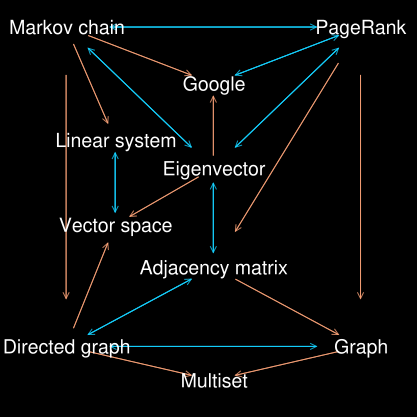

The Julia source for this figure:
## Save the small wikipedia graph
using SparseArrays
A = [0 1 1 1 1 0 1 0 0 0
     1 0 0 0 0 0 0 0 0 0
     0 0 0 0 1 1 1 0 0 0
     1 1 0 0 1 1 0 1 0 0
     1 1 1 1 0 0 0 0 1 0
     0 0 1 0 0 0 1 0 1 1
     0 0 0 0 0 1 0 0 0 1
     0 0 0 0 0 0 0 0 1 0
     0 0 0 0 0 0 0 1 0 0
     0 0 0 0 0 0 0 0 0 0]
A = sparse(A)
pages = ["PageRank", "Google", "Adjacency matrix",
"Markov chain", "Eigenvector", "Directed graph",
"Graph", "Linear system", "Vector space", "Multiset"]
ei,ej = findnz(A)
xy = [1.5 6.5;0 5.5; 0 2.25; -1.5 6.5; 0 4; -1.5 0.85; 1.5 0.85; -1 4.5; -1 3; 0 0.25]
##
using DelimitedFiles
writedlm("wiki-simple.edges", [ei ej])
writedlm("wiki-simple.xy", xy)
writedlm("wiki-simple.nodes", pages)
##
using GraphRecipes
#graphplot(ei,ej, x=xy[:,1], y=xy[:,2])
B = A.*A'
U = A - B # we need A' so that the ei, ej plots

graphplot(findnz(triu(B,1))[1:2]..., x = xy[:,1], y = xy[:,2],
  markercolor=nothing, markerstrokecolor=:white, curves=false,
  markersize=0,
  linecolor=1, linealpha=0.8, linewidth=0.7, arrow=:both, shorten=0.85,
  axis_buffer=0.5, background=nothing)

graphplot!(findnz(U)[1:2]..., x = xy[:,1], y = xy[:,2],
  markercolor=nothing, markerstrokecolor=:white, curves=false, curvature_scalar = -0.4,
  markersize=0,
   linecolor=2, linealpha=0.8, linewidth=0.7, arrow = :tail, shorten=0.85,
  axis_buffer=0.5, background=nothing)

xlims!(xlims().*1.2)
for i=1:10
  annotate!(xy[i,1],xy[i,2],text(pages[i],9,:white))
end
plot!(size=(300,300))
savefig("wiki-simple.pdf")

##
using GraphRecipes
#graphplot(ei,ej, x=xy[:,1], y=xy[:,2])
B = A.*A'
U = A - B # we need A' so that the ei, ej plots

graphplot(findnz(triu(B,1))[1:2]..., x = xy[:,1], y = xy[:,2],
  markercolor=nothing, markerstrokecolor=:white, curves=false,
  markersize=0,
  linecolor=1, linealpha=0.8, linewidth=0.7, arrow=:both, shorten=0.85,
  axis_buffer=0.5, background=nothing)

graphplot!(findnz(U)[1:2]..., x = xy[:,1], y = xy[:,2],
  markercolor=nothing, markerstrokecolor=:white, curves=false, curvature_scalar = -0.4,
  markersize=0,
   linecolor=2, linealpha=0.8, linewidth=0.7, arrow = :tail, shorten=0.85,
  axis_buffer=0.5, background=nothing)

xlims!(xlims().*1.2)
for i=1:10
  annotate!(xy[i,1],xy[i,2],text("$i",9,:white))
end
plot!(size=(300,300))
savefig("wiki-simple-numbers.pdf")


##
#= Tikz graph
\Vertex[L={PageRank},x=1.5,y=6.5]{1}
\Vertex[L={Google},x=0,y=5.5]{2}
\Vertex[L={Adjacency matrix},x=0,y=2.25]{3}
\Vertex[L={Markov chain},x=-1.5,y=6.5]{4}
\Vertex[L={Eigenvector},x=0,y=4]{5}
\Vertex[L={Directed graph},x=-1.5,y=0.85]{6}
\Vertex[L={Graph},x=1.5,y=0.85]{7}
\Vertex[L={Linear system},x=-1,y=4.5]{8}
\Vertex[L={Vector space},x=-1,y=3]{9}
\Vertex[L={Multiset},x=0,y=0.25]{10}

\Edge(4)(2)
\Edge(5)(2)
\Edge(4)(6)
\Edge(1)(7)
\Edge(3)(7)
\Edge(4)(8)
\Edge(5)(9)
\Edge(6)(9)
\Edge(6)(10)
\Edge(7)(10)
\Edge(2)(1)
\Edge(4)(1)
\Edge(5)(1)
\Edge(1)(2)
\Edge(5)(3)
\Edge(6)(3)
\Edge(1)(4)
\Edge(5)(4)
\Edge(1)(5)
\Edge(3)(5)
\Edge(4)(5)
\Edge(3)(6)
\Edge(7)(6)
\Edge(6)(7)
\Edge(9)(8)
\Edge(8)(9)
\Edge(1)(3)
=#
